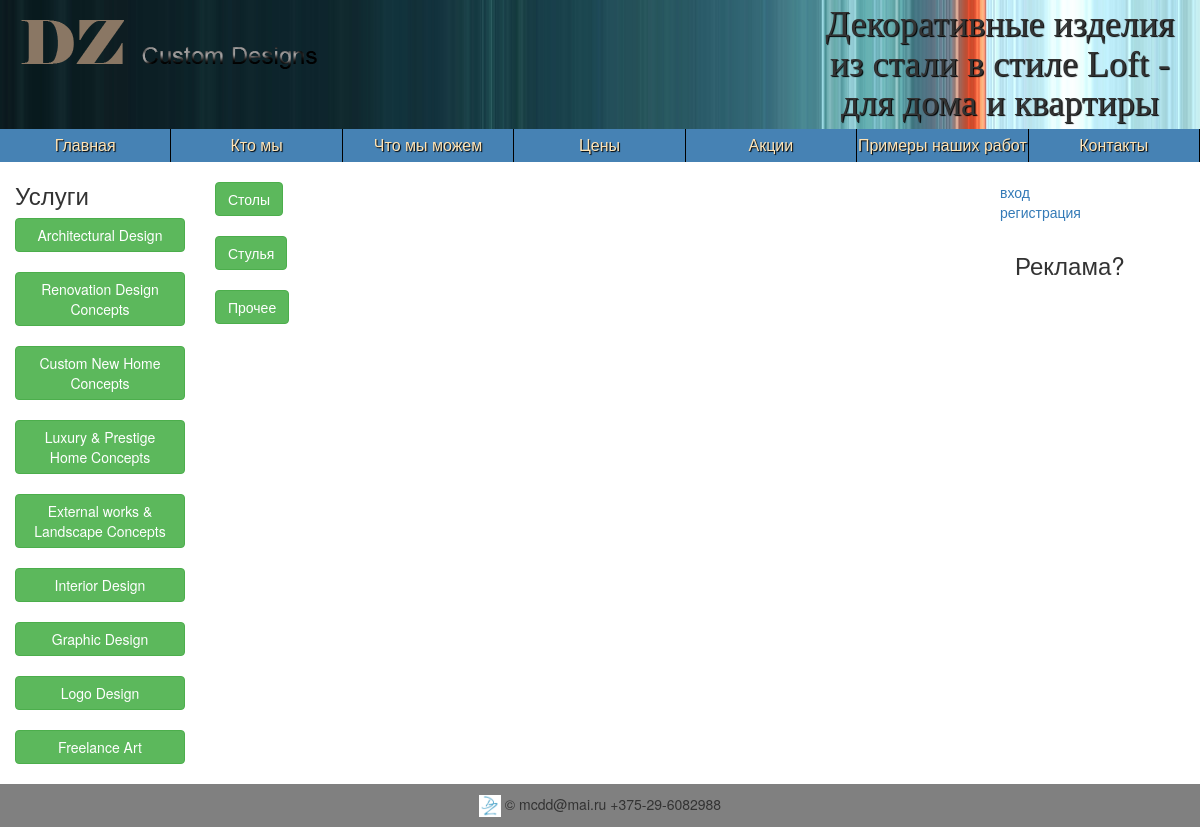
The app's page /works.php with its own data.
### tables this page shows
CREATE TABLE IF NOT EXISTS `categories` (
  `id` int(11) NOT NULL,
  `name` tinytext NOT NULL,
  `parent id` int(11) NOT NULL,
  `showhide` enum('show','hide') NOT NULL DEFAULT 'show'
);

### works.php (the view, shortened to what this page needs)
<?php require_once("templates/top.php");
$query="SELECT*FROM categories WHERE showhide='show'";
$cat=mysqli_query($dbcnx, $query);
while($cats=mysqli_fetch_array($cat)){
?>
<br>
<a href="product.php?id=<?=$cats['id']?>" class="btn btn-success">
<?=$cats['name'];?>
</a></br>
<?php
}
 require_once("templates/bottom.php");   ?>

### media/css/style.css (style rules this page uses)
body { margin: 0; padding: 0; }
.btn { white-space:normal; }

### records on screen
categories: name "Столы"
categories: name "Стулья"
categories: name "Прочее"
